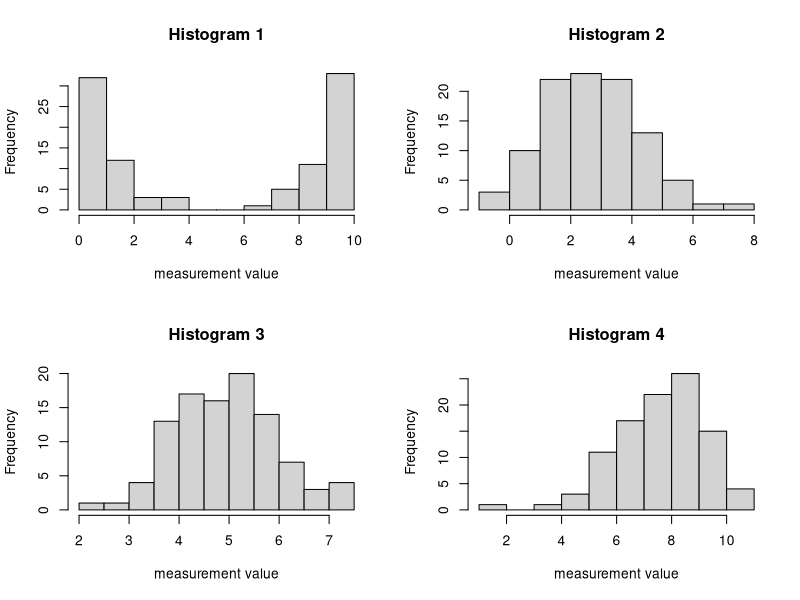

Here is the R script that generated this plot:
## ---- chunk 1
set.seed(666)
d1 <- rnorm(100, mean = 5, sd = 1)
d2 <- rpois(100, 2.5) + rnorm(100, sd = 0.005)
d3 <- 10 - rpois(100, 2.5) + rnorm(100, sd = 0.005)
d4 <- c(rexp(50), 10 - rexp(50))
par(mfrow = c(2, 2))
hist(d4, xlab = "measurement value", main = "Histogram 1", breaks = 8)
hist(d2, xlab = "measurement value", main = "Histogram 2", breaks = 8)
hist(d1, xlab = "measurement value", main = "Histogram 3", breaks = 8)
hist(d3, xlab = "measurement value", main = "Histogram 4", breaks = 8)
par(mfrow = c(1, 1))
## ---- chunk 2
out <- rbind(summary(d1), summary(d2), summary(d3), summary(d4))
rownames(out) <- c("A", "B", "C", "D")
round(out, 3)
